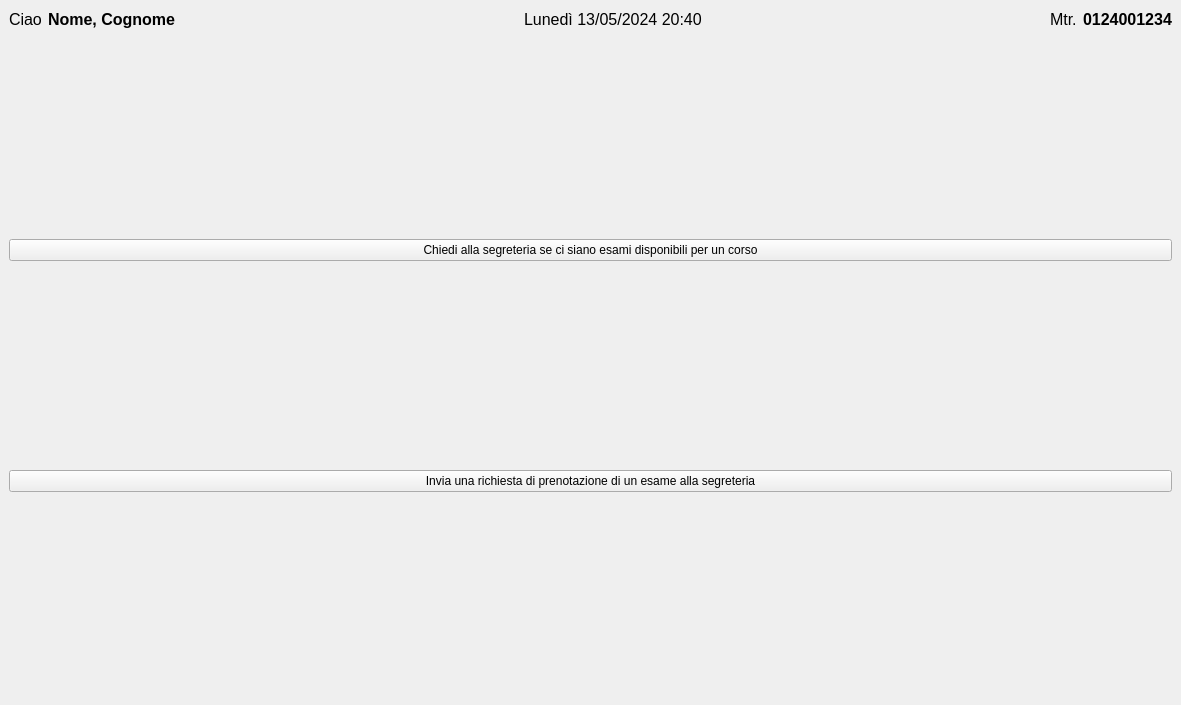
<?xml version="1.0" encoding="UTF-8"?>
<ui version="4.0">
 <class>Students_Home</class>
 <widget class="QMainWindow" name="Students_Home">
  <property name="geometry">
   <rect>
    <x>0</x>
    <y>0</y>
    <width>1181</width>
    <height>705</height>
   </rect>
  </property>
  <property name="font">
   <font>
    <family>Segoe UI</family>
   </font>
  </property>
  <property name="windowTitle">
   <string>StudiSync - Home Studenti</string>
  </property>
  <widget class="QWidget" name="centralwidget">
   <layout class="QVBoxLayout" name="verticalLayout_2">
    <item>
     <layout class="QHBoxLayout" name="horizontalLayout">
      <item>
       <widget class="QLabel" name="label_2">
        <property name="font">
         <font>
          <family>Segoe UI</family>
          <pointsize>12</pointsize>
         </font>
        </property>
        <property name="text">
         <string>Ciao</string>
        </property>
       </widget>
      </item>
      <item>
       <widget class="QLabel" name="NameLastnameLabel">
        <property name="font">
         <font>
          <family>Segoe UI</family>
          <pointsize>12</pointsize>
          <weight>75</weight>
          <bold>true</bold>
         </font>
        </property>
        <property name="text">
         <string>Nome, Cognome</string>
        </property>
       </widget>
      </item>
      <item>
       <spacer name="horizontalSpacer">
        <property name="orientation">
         <enum>Qt::Horizontal</enum>
        </property>
        <property name="sizeHint" stdset="0">
         <size>
          <width>40</width>
          <height>20</height>
         </size>
        </property>
       </spacer>
      </item>
      <item>
       <widget class="QLabel" name="DateLabel">
        <property name="font">
         <font>
          <family>Segoe UI</family>
          <pointsize>12</pointsize>
         </font>
        </property>
        <property name="text">
         <string>Lunedì 13/05/2024 20:40</string>
        </property>
       </widget>
      </item>
      <item>
       <spacer name="horizontalSpacer_2">
        <property name="orientation">
         <enum>Qt::Horizontal</enum>
        </property>
        <property name="sizeHint" stdset="0">
         <size>
          <width>40</width>
          <height>20</height>
         </size>
        </property>
       </spacer>
      </item>
      <item>
       <widget class="QLabel" name="label">
        <property name="font">
         <font>
          <family>Segoe UI</family>
          <pointsize>12</pointsize>
         </font>
        </property>
        <property name="text">
         <string>Mtr.</string>
        </property>
       </widget>
      </item>
      <item>
       <widget class="QLabel" name="MtrLabel">
        <property name="font">
         <font>
          <family>Segoe UI</family>
          <pointsize>12</pointsize>
          <weight>75</weight>
          <bold>true</bold>
         </font>
        </property>
        <property name="text">
         <string>0124001234</string>
        </property>
       </widget>
      </item>
     </layout>
    </item>
    <item>
     <layout class="QVBoxLayout" name="verticalLayout">
      <item>
       <spacer name="verticalSpacer_2">
        <property name="orientation">
         <enum>Qt::Vertical</enum>
        </property>
        <property name="sizeHint" stdset="0">
         <size>
          <width>20</width>
          <height>40</height>
         </size>
        </property>
       </spacer>
      </item>
      <item>
       <widget class="QPushButton" name="pushButton">
        <property name="text">
         <string>Chiedi alla segreteria se ci siano esami disponibili per un corso</string>
        </property>
       </widget>
      </item>
      <item>
       <spacer name="verticalSpacer_3">
        <property name="orientation">
         <enum>Qt::Vertical</enum>
        </property>
        <property name="sizeHint" stdset="0">
         <size>
          <width>20</width>
          <height>40</height>
         </size>
        </property>
       </spacer>
      </item>
      <item>
       <widget class="QPushButton" name="pushButton_2">
        <property name="text">
         <string>Invia una richiesta di prenotazione di un esame alla segreteria</string>
        </property>
       </widget>
      </item>
      <item>
       <spacer name="verticalSpacer">
        <property name="orientation">
         <enum>Qt::Vertical</enum>
        </property>
        <property name="sizeHint" stdset="0">
         <size>
          <width>20</width>
          <height>40</height>
         </size>
        </property>
       </spacer>
      </item>
     </layout>
    </item>
   </layout>
  </widget>
  <action name="actionCIso">
   <property name="text">
    <string>CIso</string>
   </property>
  </action>
  <action name="actionCiao">
   <property name="text">
    <string>Ciao</string>
   </property>
  </action>
 </widget>
 <resources/>
 <connections/>
</ui>
